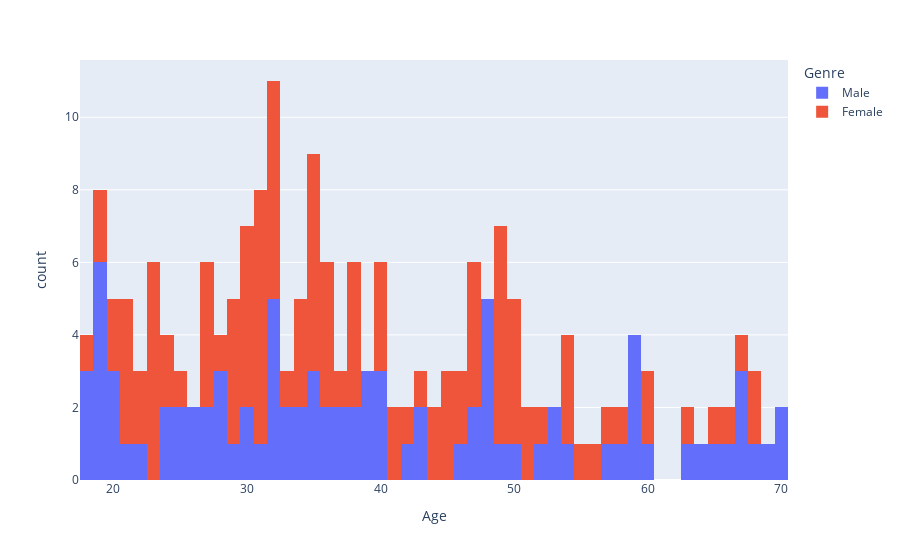

The cell this chart's notebook holds for it:
### Code cell
# Distribution de l'âge
px.histogram(data_frame=data, x = data['Age'], color=data['Genre'], nbins=100)

### Figure 1 — Plotly figure (JSON) as saved in the notebook; plotly's stock layout.template omitted (floating-point values rounded to 4 significant figures)
{"data": [{"alignmentgroup": "True", "bingroup": "x", "hovertemplate": "Genre=Male<br>Age=%{x}<br>count=%{y}<extra></extra>", "legendgroup": "Male", "marker": {"color": "#636efa", "pattern": {"shape": ""}}, "name": "Male", "nbinsx": 100, "offsetgroup": "Male", "orientation": "v", "showlegend": true, "type": "histogram", "x": [19, 21, 64, 67, 37, 22, 20, 52, 35, 25, 31, 29, 35, 60, 53, 18, 24, 48, 33, 59, 47, 69, 53, 70, 19, 63, 18, 19, 70, 59, 26, 40, 57, 38, 67, 48, 18, 48, 24, 48, 20, 67, 26, 49, 54, 68, 66, 65, 19, 27, 39, 43, 40, 59, 38, 47, 39, 20, 32, 19, 32, 25, 28, 48, 34, 43, 39, 37, 34, 19, 50, 42, 32, 40, 28, 36, 36, 58, 27, 59, 35, 46, 30, 28, 33, 32, 32, 30], "xaxis": "x", "yaxis": "y"}, {"alignmentgroup": "True", "bingroup": "x", "hovertemplate": "Genre=Female<br>Age=%{x}<br>count=%{y}<extra></extra>", "legendgroup": "Female", "marker": {"color": "#EF553B", "pattern": {"shape": ""}}, "name": "Female", "nbinsx": 100, "offsetgroup": "Female", "orientation": "v", "showlegend": true, "type": "histogram", "x": [20, 23, 31, 22, 35, 23, 30, 35, 58, 24, 35, 35, 46, 54, 45, 40, 23, 21, 49, 21, 42, 30, 36, 20, 65, 31, 49, 24, 50, 27, 29, 31, 49, 31, 50, 51, 27, 67, 54, 43, 68, 32, 47, 60, 60, 45, 23, 49, 46, 21, 55, 22, 34, 50, 68, 40, 32, 47, 27, 23, 49, 21, 66, 19, 38, 18, 19, 63, 49, 51, 50, 38, 40, 23, 31, 25, 31, 29, 44, 35, 57, 28, 32, 32, 34, 44, 38, 47, 27, 30, 30, 56, 29, 31, 36, 33, 36, 52, 30, 37, 32, 29, 41, 54, 41, 36, 34, 32, 38, 47, 35, 45], "xaxis": "x", "yaxis": "y"}], "layout": {"barmode": "relative", "legend": {"title": {"text": "Genre"}, "tracegroupgap": 0}, "margin": {"t": 60}, "xaxis": {"anchor": "y", "domain": [0, 1], "title": {"text": "Age"}}, "yaxis": {"anchor": "x", "domain": [0, 1], "title": {"text": "count"}}}}
